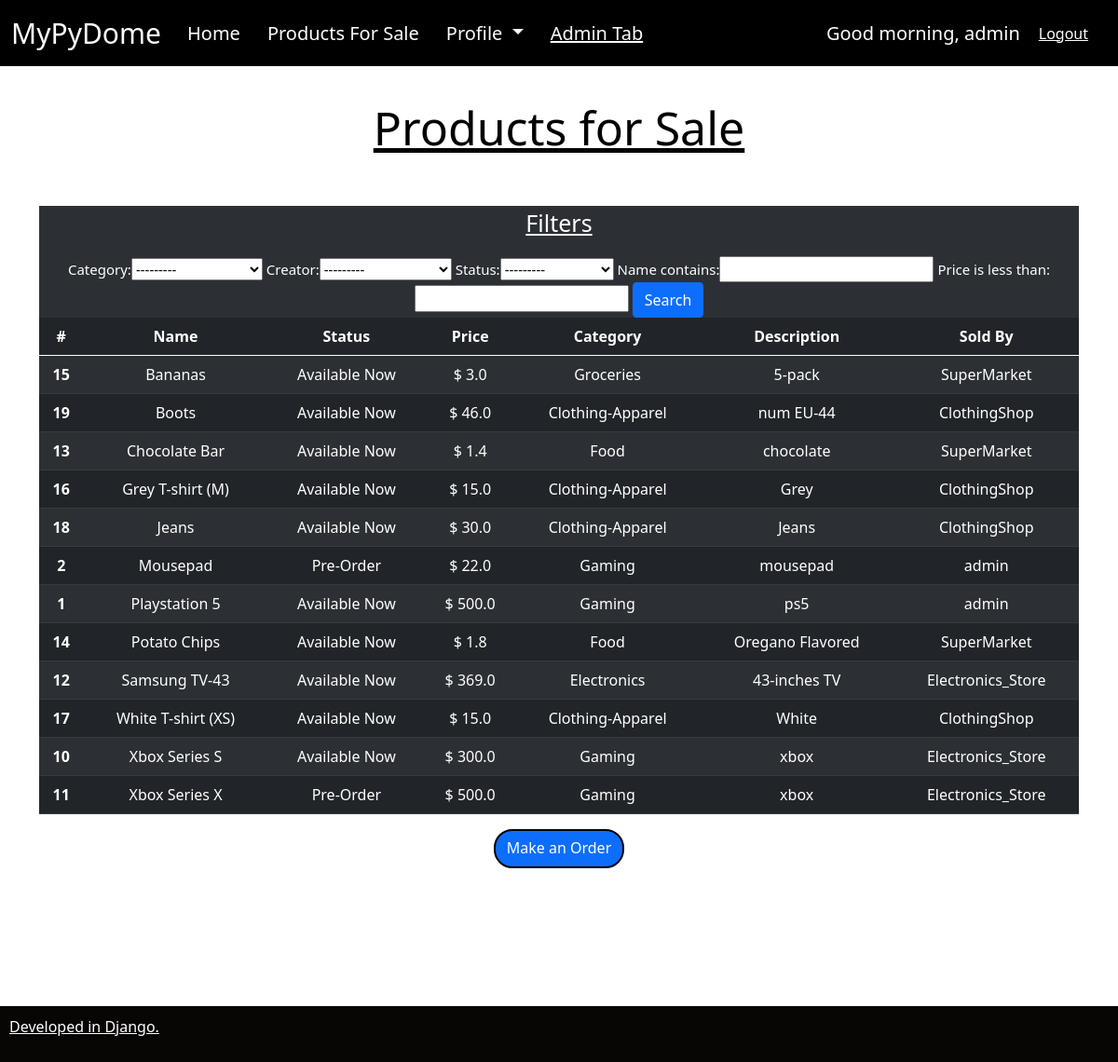
Page /products/products/ (signed in) on the earlier database version.
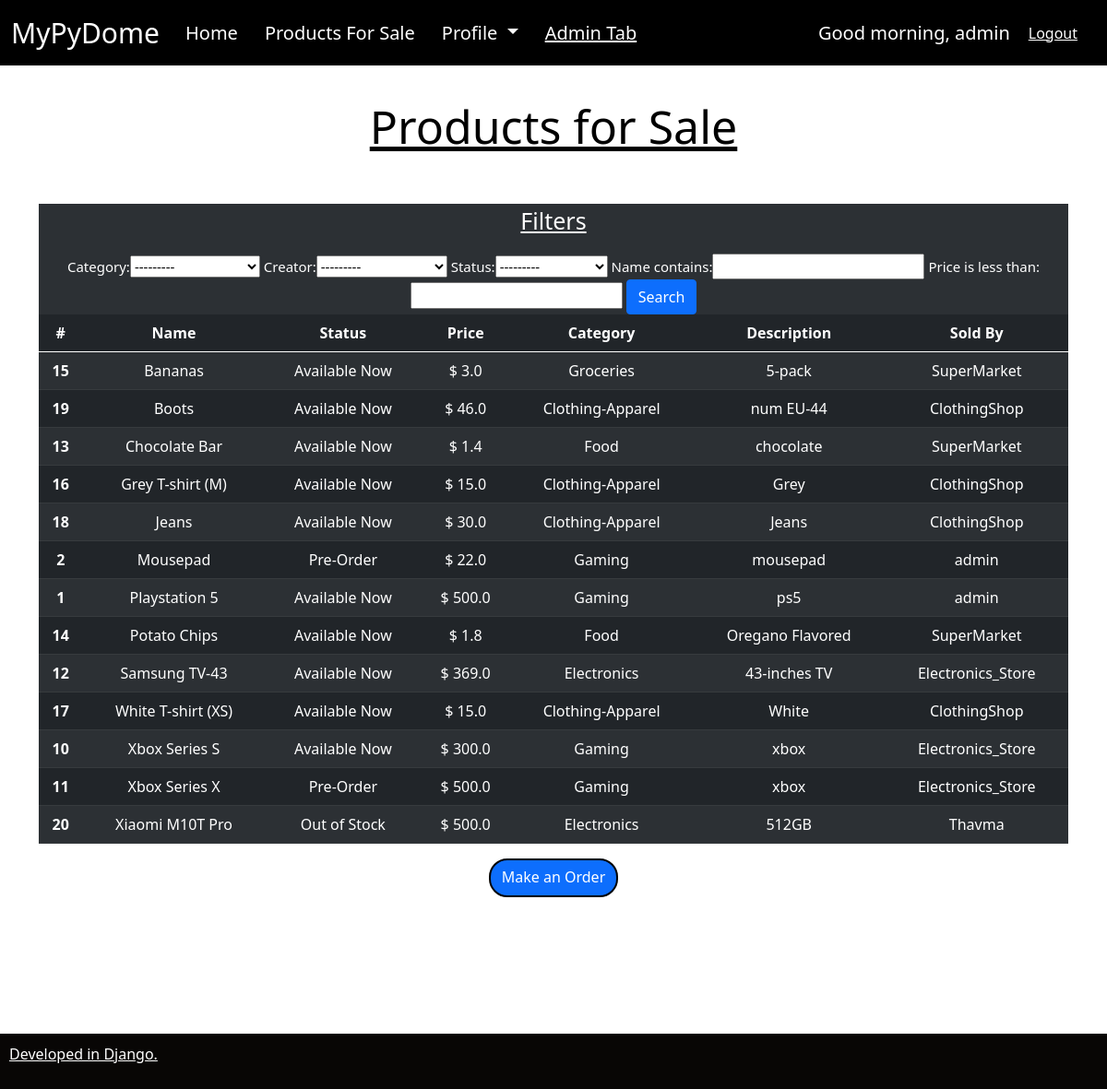
Same page on the later database version.
### products/models.py (models this page shows, shortened)
class Wishlist(models.Model):
    CATEGORY = (
        ('Groceries', 'Groceries'),
        ('Food', 'Food'),
        ('Clothing-Apparel', 'Clothing-Apparel'),
        ('Household', 'Household'),
        ('Appliances', 'Appliances'),
        ('Electronics', 'Electronics'),
        ('Gaming', 'Gaming'),
        ('Computer Parts', 'Computer Parts'),
    )
    STATUS = (
        ('Pre-Order', 'Pre-Order'),
        ('Available Now', 'Available Now'),
    )
    name = models.CharField(max_length=200, null=True)
    price = models.FloatField(null=True)
    stock = models.IntegerField(null=True)
    category = models.CharField(max_length=200, null=True, choices=CATEGORY)
    description = models.CharField(max_length=200, null=True)
    date_created = models.DateTimeField(auto_now_add=True, null=True)
    creator = models.ForeignKey(settings.AUTH_USER_MODEL, null=True, on_delete=models.SET_NULL)
    status = models.CharField(max_length=200, null=True,choices=STATUS)

### products/views.py (the view)
# urls.py: path('products/', views.pruducts_for_sale, name='_products_for_sale'),
@login_required(login_url='accounts')   #an den exw kane login den exw access
def pruducts_for_sale(request):
    products = Wishlist.objects.all().order_by(Lower('name'))
    orders = Order.objects.all()
    myFilter = ProductsForSale(request.GET, queryset=products)
    products = myFilter.qs   # neo 'products' meta so search
    context={'products': products, 'orders': orders, 'myFilter':myFilter}
    return render(request, 'products_for_sale.html', context)

### products/templates/products_for_sale.html
{% extends 'base.html' %}
{% block content %}
<div class="container">
    <H2 align="center" style="font-size: 50px; color:rgb(0, 0, 0); text-decoration: underline;">
        Products for Sale
    </H2>
    <H2>&nbsp;
    </H2>
    <div class='container-fluid' style='opacity:1; background-color:rgb(44, 48, 52)'>
      <p align="center" style="font-size: 25px; color:rgb(255, 255, 255); text-decoration: underline;">
        Filters
      </p>
      <div align="center" class='container-fluid' style="font-size: 15px; color:rgb(255, 255, 255)">
        <form method="get">
          {{myFilter.form }}
          <button  class = 'btn btn-primary' type='submit' >
            Search</button>
        </form>
      </div>
    </div>
    <table style='text-align: center;' class="table table-dark table-striped">
        <thead>
            <tr>
              <th scope="col">#</th>
              <th scope="col">Name</th>
              <th scope="col">Status</th>
              <th scope="col">Price</th>
              <th scope="col">Category</th>
              <th scope="col">Description</th>
              <th scope="col">Sold By</th>
            </tr>
          </thead>
          <tbody>
            {% for item in products %}
            <tr>
              <th scope="row">{{ item.id }}</th>
                <td>{{ item.name }}</td>
                {% if item.stock == 0 %}
                  <td>Out of Stock</td>
                {% endif %}
                {% if item.stock >= 1 %}
                  <td>{{ item.status }}</td>
                {% endif %}
                <td>$ {{ item.price }}</td>
                <td>{{ item.category }}</td>
                <td>{{ item.description }}</td>
                <td>{{item.creator}}</td>
            </tr>
            {% endfor %}
          </tbody>
    </table>
    <div align="center">
        <a class="btn btn-primary" style ="height: 42px; border-radius: 20px; border: 2px solid #000000;" href="/products/create_order" class="btn btn-primary" type="button">Make an Order</a>
    </div>
</div>
{% endblock %}

Differences in the rows shown:
added Wishlist: id "20", name "Xiaomi M10T Pro", stock "Out of Stock", price "500.0", category "Electronics", description "512GB", creator "Thavma"
